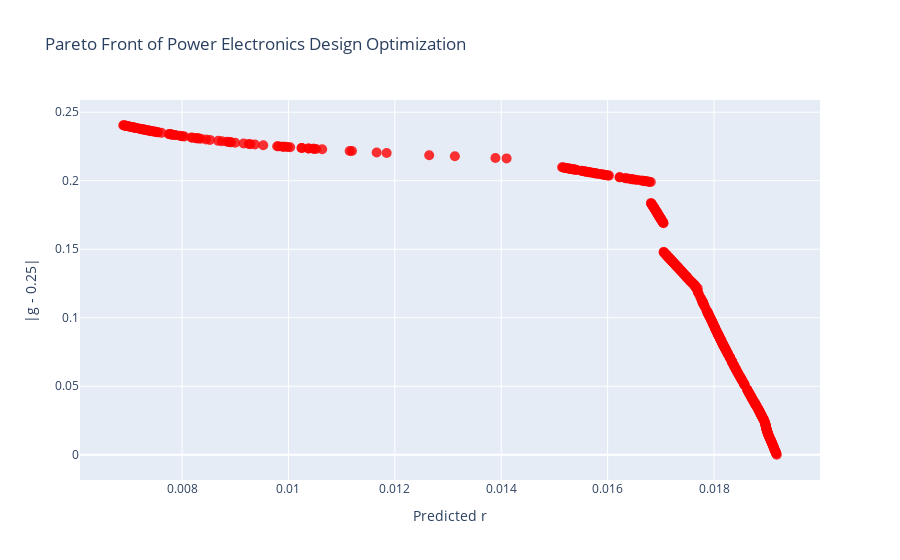

The cell this chart's notebook holds for it:
### Markdown cell above
### Visualize the Pareto front

### Code cell
import pandas as pd
import plotly.express as px

# Load the combined Pareto front CSV (or use your existing DataFrame)
df_front = pd.read_csv("results/pareto_front.csv")

# Create a scatter plot:
#   - x-axis: predicted r (objective f_r)
#   - y-axis: absolute deviation |g-0.25| (objective f_abs_g_minus_0.25)
#   - hover_data: shows the design variables (C1...T1)
fig = px.scatter(
    df_front,
    x="f_r",
    y="f_abs_g_minus_0.25",
    hover_data=["C1", "C2", "C3", "C4", "C5", "C6", "L1", "L2", "L3", "T1"],
    title="Pareto Front of Power Electronics Design Optimization",
    labels={
        "f_r": "Predicted r",
        "f_abs_g_minus_0.25": "|g - 0.25|"
    }
)

# Optional: improve layout and add interactivity
fig.update_traces(marker=dict(size=10, color='red', opacity=0.8))
fig.update_layout(hovermode="closest")

fig.show()

### Figure 1 — Plotly figure (JSON) as saved in the notebook; plotly's stock layout.template omitted (floating-point values rounded to 4 significant figures; data arrays with more than 128 entries replaced by an {"elided": "..."} marker saying what was removed)
{"data": [{"customdata": {"elided": "500x10 float values"}, "hovertemplate": "Predicted r=%{x}<br>|g - 0.25|=%{y}<br>C1=%{customdata[0]}<br>C2=%{customdata[1]}<br>C3=%{customdata[2]}<br>C4=%{customdata[3]}<br>C5=%{customdata[4]}<br>C6=%{customdata[5]}<br>L1=%{customdata[6]}<br>L2=%{customdata[7]}<br>L3=%{customdata[8]}<br>T1=%{customdata[9]}<extra></extra>", "legendgroup": "", "marker": {"color": "red", "opacity": 0.8, "size": 10, "symbol": "circle"}, "mode": "markers", "name": "", "orientation": "v", "showlegend": false, "type": "scatter", "x": {"elided": "500 float values"}, "xaxis": "x", "y": {"elided": "500 float values"}, "yaxis": "y"}], "layout": {"hovermode": "closest", "legend": {"tracegroupgap": 0}, "title": {"text": "Pareto Front of Power Electronics Design Optimization"}, "xaxis": {"anchor": "y", "domain": [0, 1], "title": {"text": "Predicted r"}}, "yaxis": {"anchor": "x", "domain": [0, 1], "title": {"text": "|g - 0.25|"}}}}
